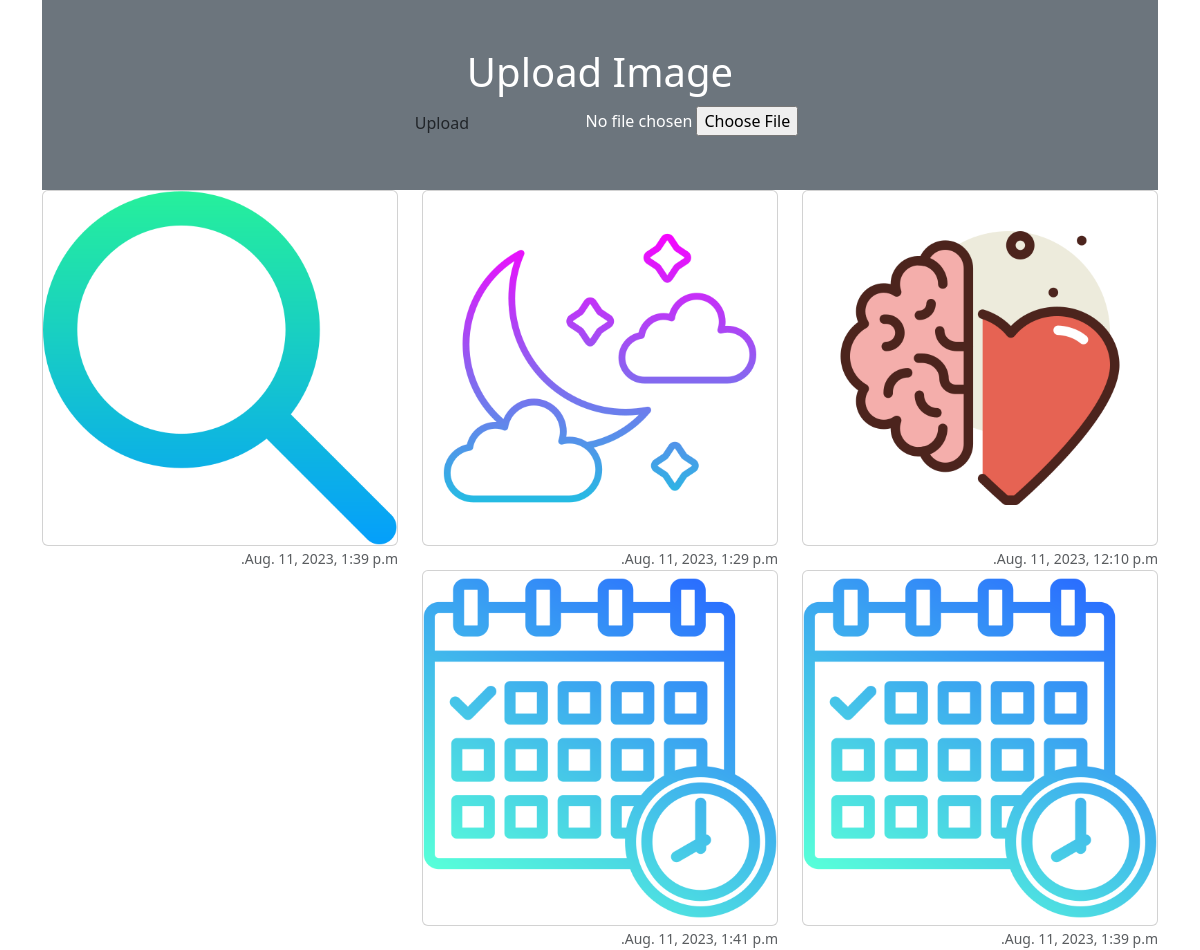
The page / on the database its author committed.
### myapp/models.py (models this page shows)
class Image(models.Model):
    photo=models.ImageField(upload_to="myimage")
    date=models.DateTimeField(auto_now_add=True)

### myapp/views.py (the view)
# urls.py: 2. Add a URL to urlpatterns:  path('', views.home, name='home')
def home(request):
    if request.method=='POST':
        form=ImageForm(request.POST,request.FILES)
        if form.is_valid():
            form.save()
    form=ImageForm()
    img=Image.objects.all()
    return render(request,'myapp/home.html',{'img':img,'form':form})

### myapp/forms.py
class ImageForm(forms.ModelForm):
    class Meta:
        model = Image
        fields ='__all__'
        labels={'photo':''}

### myapp/templates/myapp/home.html (shortened to what this page needs)
<!doctype html>
<html lang="ar" dir="rtl">
  <head>
    <link rel="stylesheet" href="https://cdn.jsdelivr.net/npm/bootstrap@5.3.1/dist/css/bootstrap.rtl.min.css">
  </head>
  <body>
    <div class="container">
        <div class='py-5 text-center bg-secondary text-white'>
            <h1>Upload Image</h1>
            <form action="" method="post" enctype='multipart/form-data'>
                {{form}}
                <input type="submit" class='btn btn-dangger' value="Upload">
            </form>
        </div>
        <div class="row">
            {%for x in img%}
            <div class="col-sm-4">
                <div class="card">
                        <img src="{{x.photo.url}}" alt="" class='card-img-top  '>
                </div>
                <div class='card-footer'>
                <small class='text-muted'>{{x.date}}</small>
            </div>
            </div>
            {% endfor %}
        </div>
    </div>
   </body>
</html>

### rows shown on the page
Image: photo (picture), date "Aug. 11, 2023, 12:10 p.m."
Image: photo (picture), date "Aug. 11, 2023, 1:29 p.m."
Image: photo (picture), date "Aug. 11, 2023, 1:39 p.m."
Image: photo (picture), date "Aug. 11, 2023, 1:39 p.m."
Image: photo (picture), date "Aug. 11, 2023, 1:41 p.m."
